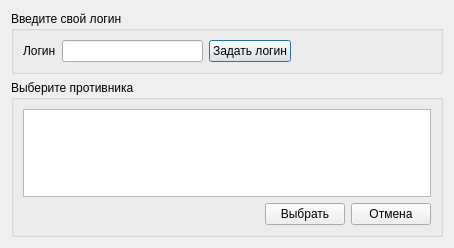
<?xml version="1.0" encoding="UTF-8"?>
<ui version="4.0">
 <class>Dialog</class>
 <widget class="QDialog" name="Dialog">
  <property name="geometry">
   <rect>
    <x>0</x>
    <y>0</y>
    <width>454</width>
    <height>248</height>
   </rect>
  </property>
  <property name="windowTitle">
   <string>Dialog</string>
  </property>
  <layout class="QVBoxLayout" name="verticalLayout">
   <item>
    <widget class="QGroupBox" name="group_box_login">
     <property name="title">
      <string>Введите свой логин</string>
     </property>
     <layout class="QHBoxLayout" name="horizontal_layout">
      <item>
       <widget class="QLabel" name="label_login">
        <property name="text">
         <string>Логин</string>
        </property>
       </widget>
      </item>
      <item>
       <widget class="QLineEdit" name="line_edit_login">
        <property name="maximumSize">
         <size>
          <width>200</width>
          <height>16777215</height>
         </size>
        </property>
       </widget>
      </item>
      <item>
       <widget class="QPushButton" name="button_set_login">
        <property name="text">
         <string>Задать логин</string>
        </property>
       </widget>
      </item>
      <item>
       <spacer name="horizontal_spacer">
        <property name="orientation">
         <enum>Qt::Horizontal</enum>
        </property>
        <property name="sizeHint" stdset="0">
         <size>
          <width>40</width>
          <height>20</height>
         </size>
        </property>
       </spacer>
      </item>
     </layout>
    </widget>
   </item>
   <item>
    <widget class="QGroupBox" name="group_box_players">
     <property name="title">
      <string>Выберите противника</string>
     </property>
     <layout class="QVBoxLayout" name="vertical_layout">
      <item>
       <widget class="QTableWidget" name="table_widget"/>
      </item>
      <item>
       <layout class="QHBoxLayout" name="horizontal_layout_2">
        <item>
         <spacer name="horizontal_spacer_2">
          <property name="orientation">
           <enum>Qt::Horizontal</enum>
          </property>
          <property name="sizeHint" stdset="0">
           <size>
            <width>40</width>
            <height>20</height>
           </size>
          </property>
         </spacer>
        </item>
        <item>
         <widget class="QPushButton" name="button_select_player">
          <property name="text">
           <string>Выбрать</string>
          </property>
         </widget>
        </item>
        <item>
         <widget class="QPushButton" name="button_cancel">
          <property name="text">
           <string>Отмена</string>
          </property>
         </widget>
        </item>
       </layout>
      </item>
     </layout>
    </widget>
   </item>
  </layout>
 </widget>
 <resources/>
 <connections/>
</ui>
